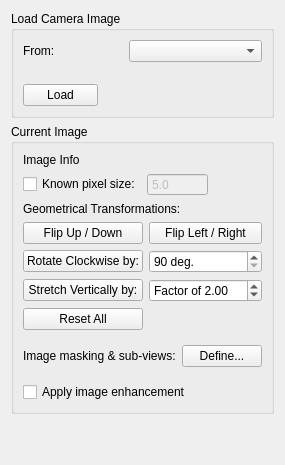
      <widget class="QWidget" name="image_tab">
       <attribute name="title">
        <string>Camera Image</string>
       </attribute>
       <layout class="QGridLayout" name="gridLayout_9">
        <item row="6" column="0">
         <spacer name="verticalSpacer">
          <property name="orientation">
           <enum>Qt::Vertical</enum>
          </property>
          <property name="sizeHint" stdset="0">
           <size>
            <width>20</width>
            <height>40</height>
           </size>
          </property>
         </spacer>
        </item>
        <item row="0" column="0">
         <widget class="QGroupBox" name="image_section">
          <property name="sizePolicy">
           <sizepolicy hsizetype="Expanding" vsizetype="Minimum">
            <horstretch>0</horstretch>
            <verstretch>0</verstretch>
           </sizepolicy>
          </property>
          <property name="title">
           <string>Load Camera Image</string>
          </property>
          <layout class="QGridLayout" name="gridLayout_5">
           <item row="1" column="0" colspan="2">
            <widget class="QWidget" name="image_load_options" native="true">
             <property name="sizePolicy">
              <sizepolicy hsizetype="Expanding" vsizetype="Preferred">
               <horstretch>0</horstretch>
               <verstretch>0</verstretch>
              </sizepolicy>
             </property>
             <property name="minimumSize">
              <size>
               <width>0</width>
               <height>10</height>
              </size>
             </property>
             <layout class="QGridLayout" name="gridLayout_6">
              <property name="margin">
               <number>0</number>
              </property>
             </layout>
            </widget>
           </item>
           <item row="0" column="0">
            <widget class="QLabel" name="label">
             <property name="sizePolicy">
              <sizepolicy hsizetype="Expanding" vsizetype="Preferred">
               <horstretch>0</horstretch>
               <verstretch>0</verstretch>
              </sizepolicy>
             </property>
             <property name="minimumSize">
              <size>
               <width>100</width>
               <height>0</height>
              </size>
             </property>
             <property name="maximumSize">
              <size>
               <width>100</width>
               <height>16777215</height>
              </size>
             </property>
             <property name="text">
              <string>From:</string>
             </property>
            </widget>
           </item>
           <item row="0" column="1">
            <widget class="QComboBox" name="image_sources_list">
             <property name="sizePolicy">
              <sizepolicy hsizetype="Expanding" vsizetype="Fixed">
               <horstretch>0</horstretch>
               <verstretch>0</verstretch>
              </sizepolicy>
             </property>
            </widget>
           </item>
           <item row="2" column="0">
            <widget class="QPushButton" name="load_image_button">
             <property name="enabled">
              <bool>true</bool>
             </property>
             <property name="sizePolicy">
              <sizepolicy hsizetype="Expanding" vsizetype="Fixed">
               <horstretch>0</horstretch>
               <verstretch>0</verstretch>
              </sizepolicy>
             </property>
             <property name="maximumSize">
              <size>
               <width>75</width>
               <height>16777215</height>
              </size>
             </property>
             <property name="text">
              <string>Load</string>
             </property>
            </widget>
           </item>
          </layout>
         </widget>
        </item>
        <item row="1" column="0">
         <widget class="QGroupBox" name="image_settings">
          <property name="sizePolicy">
           <sizepolicy hsizetype="Expanding" vsizetype="Minimum">
            <horstretch>0</horstretch>
            <verstretch>0</verstretch>
           </sizepolicy>
          </property>
          <property name="title">
           <string>Current Image</string>
          </property>
          <layout class="QVBoxLayout" name="verticalLayout_7">
           <item>
            <widget class="QLabel" name="image_info">
             <property name="sizePolicy">
              <sizepolicy hsizetype="Expanding" vsizetype="Preferred">
               <horstretch>0</horstretch>
               <verstretch>0</verstretch>
              </sizepolicy>
             </property>
             <property name="text">
              <string>Image Info</string>
             </property>
            </widget>
           </item>
           <item>
            <widget class="QWidget" name="widget_4" native="true">
             <layout class="QGridLayout" name="gridLayout_7">
              <property name="margin">
               <number>0</number>
              </property>
              <item row="2" column="2">
               <spacer name="horizontalSpacer_2">
                <property name="orientation">
                 <enum>Qt::Horizontal</enum>
                </property>
                <property name="sizeHint" stdset="0">
                 <size>
                  <width>40</width>
                  <height>20</height>
                 </size>
                </property>
               </spacer>
              </item>
              <item row="2" column="1">
               <widget class="QDoubleSpinBox" name="pixel_size_box">
                <property name="enabled">
                 <bool>false</bool>
                </property>
                <property name="sizePolicy">
                 <sizepolicy hsizetype="Minimum" vsizetype="Fixed">
                  <horstretch>0</horstretch>
                  <verstretch>0</verstretch>
                 </sizepolicy>
                </property>
                <property name="minimumSize">
                 <size>
                  <width>60</width>
                  <height>0</height>
                 </size>
                </property>
                <property name="maximumSize">
                 <size>
                  <width>16777215</width>
                  <height>16777215</height>
                 </size>
                </property>
                <property name="buttonSymbols">
                 <enum>QAbstractSpinBox::NoButtons</enum>
                </property>
                <property name="keyboardTracking">
                 <bool>false</bool>
                </property>
                <property name="decimals">
                 <number>1</number>
                </property>
                <property name="maximum">
                 <double>1000000000.000000000000000</double>
                </property>
                <property name="singleStep">
                 <double>0.100000000000000</double>
                </property>
                <property name="value">
                 <double>5.000000000000000</double>
                </property>
               </widget>
              </item>
              <item row="2" column="0">
               <widget class="QCheckBox" name="pixel_size_checkbox">
                <property name="maximumSize">
                 <size>
                  <width>16777215</width>
                  <height>16777215</height>
                 </size>
                </property>
                <property name="text">
                 <string>Known pixel size:</string>
                </property>
               </widget>
              </item>
             </layout>
            </widget>
           </item>
           <item>
            <widget class="QLabel" name="label_6">
             <property name="sizePolicy">
              <sizepolicy hsizetype="Expanding" vsizetype="Preferred">
               <horstretch>0</horstretch>
               <verstretch>0</verstretch>
              </sizepolicy>
             </property>
             <property name="text">
              <string>Geometrical Transformations:</string>
             </property>
            </widget>
           </item>
           <item>
            <widget class="QFrame" name="frame_4">
             <property name="sizePolicy">
              <sizepolicy hsizetype="Expanding" vsizetype="Minimum">
               <horstretch>0</horstretch>
               <verstretch>0</verstretch>
              </sizepolicy>
             </property>
             <property name="frameShape">
              <enum>QFrame::NoFrame</enum>
             </property>
             <property name="frameShadow">
              <enum>QFrame::Plain</enum>
             </property>
             <layout class="QGridLayout" name="gridLayout_25">
              <property name="margin">
               <number>0</number>
              </property>
              <property name="spacing">
               <number>6</number>
              </property>
              <item row="3" column="2">
               <widget class="QDoubleSpinBox" name="im_y_stretch_factor">
                <property name="sizePolicy">
                 <sizepolicy hsizetype="Expanding" vsizetype="Fixed">
                  <horstretch>0</horstretch>
                  <verstretch>0</verstretch>
                 </sizepolicy>
                </property>
                <property name="maximumSize">
                 <size>
                  <width>16777215</width>
                  <height>16777215</height>
                 </size>
                </property>
                <property name="prefix">
                 <string>Factor of </string>
                </property>
                <property name="minimum">
                 <double>0.100000000000000</double>
                </property>
                <property name="maximum">
                 <double>10.000000000000000</double>
                </property>
                <property name="singleStep">
                 <double>0.100000000000000</double>
                </property>
                <property name="value">
                 <double>2.000000000000000</double>
                </property>
               </widget>
              </item>
              <item row="1" column="1">
               <widget class="QPushButton" name="im_flipud">
                <property name="sizePolicy">
                 <sizepolicy hsizetype="Expanding" vsizetype="Fixed">
                  <horstretch>0</horstretch>
                  <verstretch>0</verstretch>
                 </sizepolicy>
                </property>
                <property name="maximumSize">
                 <size>
                  <width>16777215</width>
                  <height>16777215</height>
                 </size>
                </property>
                <property name="text">
                 <string>Flip Up / Down</string>
                </property>
               </widget>
              </item>
              <item row="2" column="2">
               <widget class="QSpinBox" name="im_rotate_angle">
                <property name="sizePolicy">
                 <sizepolicy hsizetype="Expanding" vsizetype="Fixed">
                  <horstretch>0</horstretch>
                  <verstretch>0</verstretch>
                 </sizepolicy>
                </property>
                <property name="suffix">
                 <string> deg.</string>
                </property>
                <property name="prefix">
                 <string/>
                </property>
                <property name="minimum">
                 <number>90</number>
                </property>
                <property name="maximum">
                 <number>270</number>
                </property>
                <property name="singleStep">
                 <number>90</number>
                </property>
               </widget>
              </item>
              <item row="1" column="2">
               <widget class="QPushButton" name="im_fliplr">
                <property name="sizePolicy">
                 <sizepolicy hsizetype="Expanding" vsizetype="Fixed">
                  <horstretch>0</horstretch>
                  <verstretch>0</verstretch>
                 </sizepolicy>
                </property>
                <property name="text">
                 <string>Flip Left / Right</string>
                </property>
               </widget>
              </item>
              <item row="3" column="1">
               <widget class="QPushButton" name="im_y_stretch_button">
                <property name="sizePolicy">
                 <sizepolicy hsizetype="Expanding" vsizetype="Fixed">
                  <horstretch>0</horstretch>
                  <verstretch>0</verstretch>
                 </sizepolicy>
                </property>
                <property name="maximumSize">
                 <size>
                  <width>16777215</width>
                  <height>16777215</height>
                 </size>
                </property>
                <property name="text">
                 <string>Stretch Vertically by:</string>
                </property>
               </widget>
              </item>
              <item row="2" column="1">
               <widget class="QPushButton" name="im_rotate_button">
                <property name="sizePolicy">
                 <sizepolicy hsizetype="Expanding" vsizetype="Fixed">
                  <horstretch>0</horstretch>
                  <verstretch>0</verstretch>
                 </sizepolicy>
                </property>
                <property name="maximumSize">
                 <size>
                  <width>16777215</width>
                  <height>16777215</height>
                 </size>
                </property>
                <property name="text">
                 <string>Rotate Clockwise by:</string>
                </property>
               </widget>
              </item>
              <item row="4" column="1">
               <widget class="QPushButton" name="im_reset">
                <property name="sizePolicy">
                 <sizepolicy hsizetype="Expanding" vsizetype="Fixed">
                  <horstretch>0</horstretch>
                  <verstretch>0</verstretch>
                 </sizepolicy>
                </property>
                <property name="text">
                 <string>Reset All</string>
                </property>
               </widget>
              </item>
             </layout>
            </widget>
           </item>
           <item>
            <widget class="QFrame" name="frame_2">
             <property name="frameShape">
              <enum>QFrame::NoFrame</enum>
             </property>
             <property name="frameShadow">
              <enum>QFrame::Raised</enum>
             </property>
             <layout class="QGridLayout" name="gridLayout_8">
              <property name="leftMargin">
               <number>0</number>
              </property>
              <property name="topMargin">
               <number>9</number>
              </property>
              <property name="rightMargin">
               <number>0</number>
              </property>
              <property name="bottomMargin">
               <number>9</number>
              </property>
              <property name="horizontalSpacing">
               <number>6</number>
              </property>
              <item row="0" column="1">
               <widget class="QPushButton" name="im_define_splitFOV">
                <property name="enabled">
                 <bool>true</bool>
                </property>
                <property name="sizePolicy">
                 <sizepolicy hsizetype="Minimum" vsizetype="Fixed">
                  <horstretch>0</horstretch>
                  <verstretch>0</verstretch>
                 </sizepolicy>
                </property>
                <property name="maximumSize">
                 <size>
                  <width>16777215</width>
                  <height>16777215</height>
                 </size>
                </property>
                <property name="text">
                 <string>Define...</string>
                </property>
               </widget>
              </item>
              <item row="0" column="0">
               <widget class="QLabel" name="label_16">
                <property name="text">
                 <string>Image masking &amp; sub-views:</string>
                </property>
               </widget>
              </item>
             </layout>
            </widget>
           </item>
           <item>
            <widget class="QCheckBox" name="enhance_checkbox">
             <property name="sizePolicy">
              <sizepolicy hsizetype="Expanding" vsizetype="Fixed">
               <horstretch>0</horstretch>
               <verstretch>0</verstretch>
              </sizepolicy>
             </property>
             <property name="text">
              <string>Apply image enhancement</string>
             </property>
            </widget>
           </item>
          </layout>
         </widget>
        </item>
       </layout>
      </widget>
